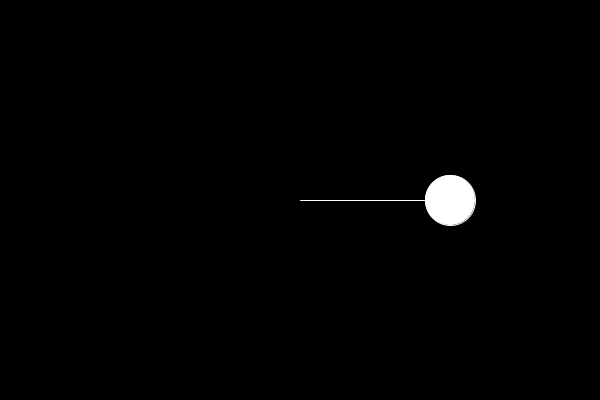
Frame 1 (no input)
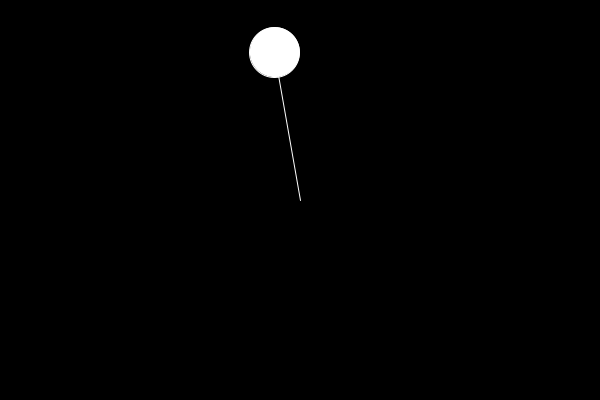
Frame 60 (the mouse pressed at the canvas centre just before this capture)
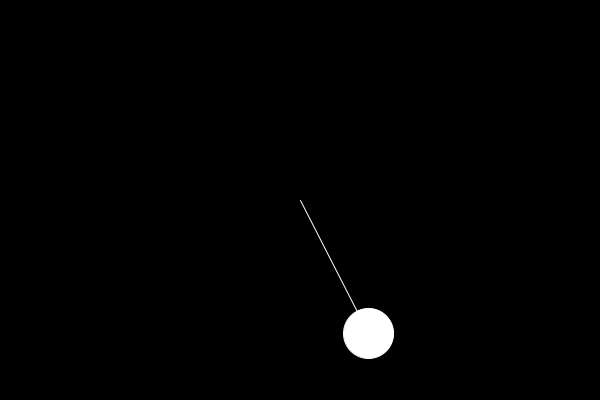
Frame 120 (the mouse held since frame 60 and released just before this capture)

The Processing sketch that drew these frames (run headless with seeded random() and noise(); from frame 60 on, the mouse is pressed at the canvas centre):

// Processing sketch: trig_ang_pol_coor_motion
// ── trig_ang_pol_coor_motion.pde
float r = 150;
float a = 0;
float aVel = 0.0;
float aAcc = 0.01;
void setup() {
 size(600,400); 
}
void draw() {
 background(0);
 translate(width/2,height/2);
 float x = r * cos(a);
 float y = r * sin(a);
 fill(255);
 stroke(255);
 line(0,0,x,y);
 ellipse(x,y,50,50);
 a += aVel;
 aVel +=aAcc;
 
}
